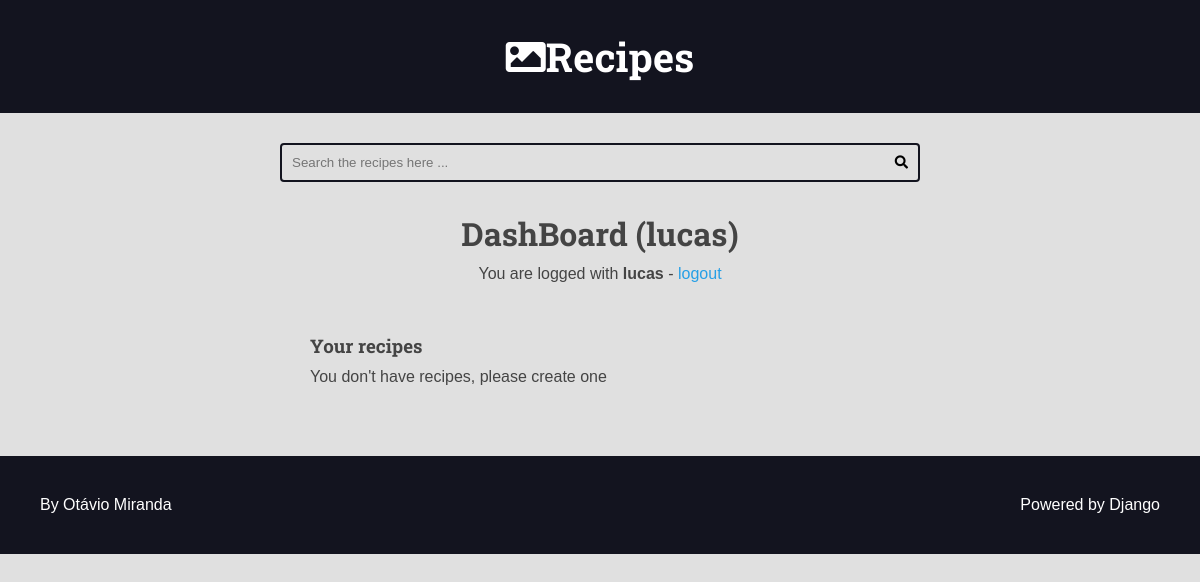
Before: /authors/dashboard/ (signed in) with the older database file.
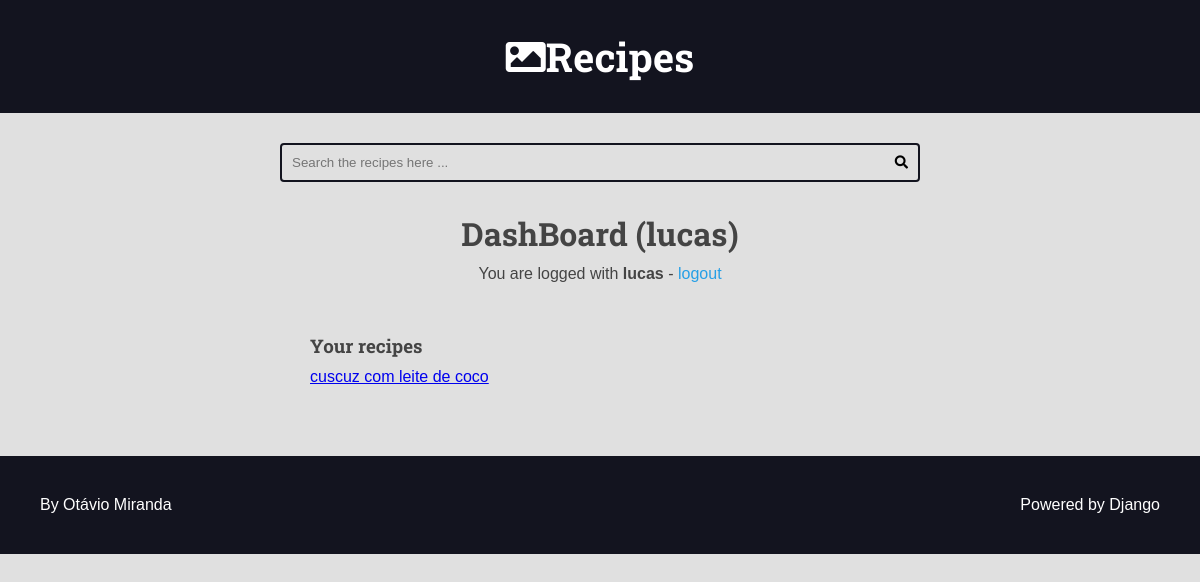
After: the same page with the newer database file.
### recipes/models.py (models this page shows, shortened)
class Recipe(models.Model):
    title = models.CharField(max_length=65)
    description = models.CharField(max_length=165)
    slug = models.SlugField(unique=True)
    preparation_time = models.IntegerField()
    preparation_time_unit = models.CharField(max_length=65)
    servings = models.IntegerField()
    servings_unit = models.CharField(max_length=65)
    preparation_steps = models.TextField()
    preparation_steps_is_html = models.BooleanField(default=False)
    created_at = models.DateTimeField(auto_now_add=True)
    updated_at = models.DateTimeField(auto_now=True)
    is_published = models.BooleanField(default=False)
    cover = models.ImageField(
        upload_to='recipes/covers/%Y/%m/%d/', blank=True, default=' ')
    category = models.ForeignKey(
        Category, on_delete=models.SET_NULL, null=True, blank=True, default=None)  # noqa: E501
    author = models.ForeignKey(User, on_delete=models.SET_NULL, null=True)

### authors/views.py (the view)
# urls.py: path('dashboard/', views.dashboard, name='dashboard'),
@login_required(login_url='authors:login', redirect_field_name='next')
def dashboard(request):
    recipes = Recipe.objects.filter(
        is_published=False,
        author=request.user
    )
    return render(request, 'authors/pages/dashboard.html', {
        'recipes': recipes
    })

### authors/templates/authors/pages/dashboard.html (shortened to what this page needs)
{% extends 'global/base.html' %}
{% block content %}
 <div class="main-content center container">
    <h1>DashBoard ({{ user }})</h1>
    {% include 'authors/partials/login_message.html' %}
    <div class="authors-dashboard-container">
      <h3>Your recipes</h3>
      <ul>
         {% for recipe in recipes %}
            <li>
               <a href="{% url 'authors:dashboard_recipe_edit' recipe.id %}">{{recipe.title}}</a>
            </li>
            {% empty %}
            <li>
               <p>You don't have recipes, please create one</p>
            </li>
         {% endfor %}
      </ul>
    </div>
  </div>
{% endblock content %}

### base_templates/global/base.html (shortened to what this page needs)
<!DOCTYPE html>
<html lang="pt-BR">
    <head>
        {% include 'global/partials/head.html' %}
    </head>
    <body>
        {% include 'global/partials/header.html' %}
        {% include 'global/partials/search.html' %}
        <main class="main-content-container">
            {% block content %}{% endblock content %}
        </main>
        {% include 'global/partials/footer.html' %}
    </body>
</html>

### base_templates/global/partials/head.html (shortened to what this page needs)
{% load static %}
    <link rel="stylesheet" href="https://cdnjs.cloudflare.com/ajax/libs/font-awesome/5.15.4/css/fontawesome.min.css"
 />
    <link rel="stylesheet" href="https://cdnjs.cloudflare.com/ajax/libs/font-awesome/5.15.4/css/brands.min.css"
 />
    <link rel="stylesheet" href="https://cdnjs.cloudflare.com/ajax/libs/font-awesome/5.15.4/css/solid.min.css"
 />
    <link rel="stylesheet" href="{% static 'global/css/styles.css' %}">

### base_templates/global/partials/header.html
<header class="main-header-container">
    <div class="main-header container">
        <h1>
            <a href="{% url 'recipes:home' %}" class="main-logo">
                <i class="fas fa-image mian-logo-icon"></i>
                <span class="main-logo-text"> Recipes</span>
            </a>
        </h1>
    </div>
</header>

### base_templates/global/partials/search.html
<div class="search-container">
    <div class="container">
        <form action="{% url 'recipes:search' %}" method="GET" class="search-form">
            <input
             type="search"
             class="search-input"
             value="{{search_term}}"
             name="search"
             placeholder="Search the recipes here ..."
             required
             >
            <button type="submit" class="search-button">
                <i class="fas fa-search"></i>
            </button>
        </form>
    </div>
</div>

### authors/templates/authors/partials/login_message.html (shortened to what this page needs)
{% if request.user.is_authenticated %}
      <div class="login-message">
        You are logged with <strong>{{request.user.username}}</strong> -
        <form class="inline-form" action="{%url 'authors:logout'%}" method='POST'>
          <button class="plaintext-button">logout</button>
        </form>
      </div>
{% endif %}

### base_templates/global/partials/footer.html
<footer class="main-footer">
    <div class="developer">
      <a href="https://www.otaviomiranda.com.br/" target="_blank" rel="noreferrer noopener">By Otávio Miranda</a>
    </div>
    <div class="powered">
      <a href="https://www.djangoproject.com/" target="_blank" rel="noreferrer noopener">Powered by Django</a>
    </div>
</footer>

### base_static/global/css/styles.css (style rules this page uses)
:root { --color-primary: #269fe6; --color-primary-hover: #2086c2; --color-primary-dark: #13141f; --color-primary-dark-hover: #212336; --color-primary-light: #d4ecfa; --color-primary-light-hover: #bdd8e7; --color-white: #fff; --color-black: #000; --color-dark-text: #444; --color-info-light: #cce5ff; --color-debug-light: #cce5ff; --color-success-light: #d4edda; --color-alert-light: #fff3cd; --color-warning-light: #fff3cd; --color-error-light: #f8d7da; --color-info-dark: #4d86c4; --color-debug-dark: #4d86c4; --color-success-dark: #4a9c5d; --color-alert-dark: #927f40; --color-warning-dark: #927f40; --color-error-dark: #da525d; --color-gray-0: #f9f9f9; --color-gray-1: #e0e0e0; --color-gray-2: #c7c7c7; --color-gray-3: #aeaeae; --color-gray-4: #959595; --color-gray-5: #7d7d7d; --color-gray-6: #646464; --color-gray-7: #4b4b4b; --color-gray-8: #323232; --color-gray-9: #191919; --font-primary: sans-serif; --font-headings: 'Roboto Slab', serif; --spacing-gutter-medium: 3rem; --spacing-gutter-large: 4rem; }
* { padding: 0; margin: 0; box-sizing: border-box; }
html { font-size: 62.5%; }
body { font-size: 1.6rem; font-family: var(--font-primary); background: var(--color-gray-1); color: var(--color-dark-text); }
h1, h2, h3, h4, h5, h6 { font-family: var(--font-headings); }
.container { max-width: 144rem; margin: 0 auto; padding: var(--spacing-gutter-medium); }
.main-header-container { background: var(--color-primary-dark); }
.main-logo { font-size: 4rem; color: var(--color-white); text-decoration: none; display: flex; flex-flow: row nowrap; align-items: center; justify-content: center; width: fit-content; margin: 0 auto; }
.search-form { border: 0.2rem solid var(--color-primary-dark); max-width: 64rem; margin: 0 auto; border-radius: 0.4rem; position: relative; transition: all 300ms ease-in-out; }
.search-input, .search-button { border: none; background: none; outline: none; padding: 1rem; transition: all 300ms ease-in-out; }
.search-input { width: 100%; padding-right: 3rem; }
.search-button { position: absolute; top: 0; right: 0; }
.main-content { padding-top: 0; }
.main-footer { display: flex; align-items: center; justify-content: space-between; background: var(--color-primary-dark); color: var(--color-white); padding: var(--spacing-gutter-large); }
.main-footer a { color: var(--color-white); text-decoration: none; transition: all 300ms ease-in-out; }
.inline-form { display: inline; }
.plaintext-button { display: inline; border: none; background: none; cursor: pointer; color: var(--color-primary); font-size: 1.6rem; }
.login-message { margin: 1rem 0; }
.authors-dashboard-container { max-width: 64rem; text-align: left; padding: var(--spacing-gutter-medium); margin: 0 auto; }
.authors-dashboard-container h3, .authors-dashboard-container p, .authors-dashboard-container ul { list-style-type: none; margin: 1rem 0; }
.center { text-align: center; }

Changed rows visible on the page:
now on this page (row edited): Recipe: title "cuscuz com leite de coco"
Other visible differences:
text no longer shown: "You don't have recipes, please create one"
